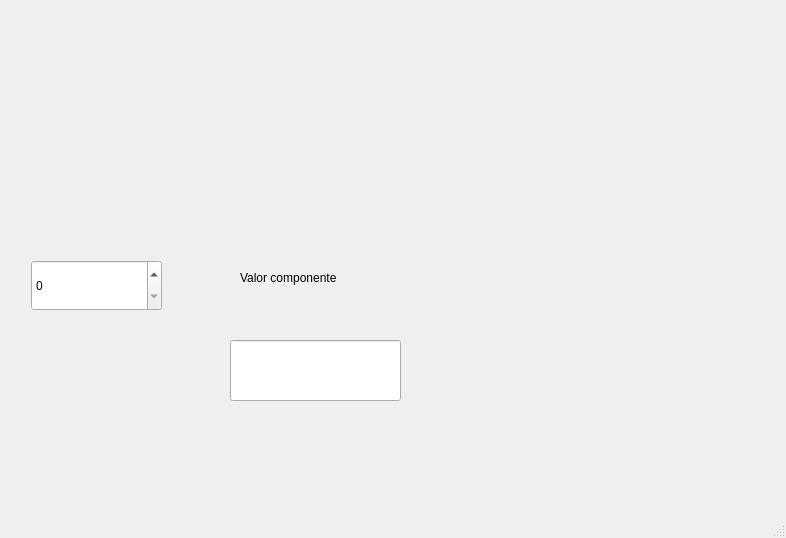
<?xml version="1.0" encoding="UTF-8"?>
<ui version="4.0">
 <class>MainWindow</class>
 <widget class="QMainWindow" name="MainWindow">
  <property name="geometry">
   <rect>
    <x>0</x>
    <y>0</y>
    <width>786</width>
    <height>538</height>
   </rect>
  </property>
  <property name="windowTitle">
   <string>MainWindow</string>
  </property>
  <widget class="QWidget" name="centralwidget">
   <widget class="QLabel" name="label">
    <property name="geometry">
     <rect>
      <x>20</x>
      <y>10</y>
      <width>101</width>
      <height>151</height>
     </rect>
    </property>
    <property name="styleSheet">
     <string notr="true"/>
    </property>
    <property name="text">
     <string/>
    </property>
    <property name="pixmap">
     <pixmap resource="../Archivos/Recursos.qrc">:/logos/logo facultad de ingenieria uat.png</pixmap>
    </property>
    <property name="scaledContents">
     <bool>true</bool>
    </property>
   </widget>
   <widget class="QLineEdit" name="lineEdit">
    <property name="geometry">
     <rect>
      <x>230</x>
      <y>340</y>
      <width>171</width>
      <height>61</height>
     </rect>
    </property>
   </widget>
   <widget class="QLabel" name="label_2">
    <property name="geometry">
     <rect>
      <x>240</x>
      <y>270</y>
      <width>101</width>
      <height>16</height>
     </rect>
    </property>
    <property name="text">
     <string>Valor componente</string>
    </property>
   </widget>
   <widget class="QLabel" name="label_3">
    <property name="geometry">
     <rect>
      <x>500</x>
      <y>340</y>
      <width>101</width>
      <height>151</height>
     </rect>
    </property>
    <property name="styleSheet">
     <string notr="true"/>
    </property>
    <property name="text">
     <string/>
    </property>
    <property name="pixmap">
     <pixmap resource="../Archivos/Recursos.qrc">:/logos/logo equipo 3.jpg</pixmap>
    </property>
    <property name="scaledContents">
     <bool>true</bool>
    </property>
   </widget>
   <widget class="QLabel" name="label_4">
    <property name="geometry">
     <rect>
      <x>500</x>
      <y>10</y>
      <width>101</width>
      <height>151</height>
     </rect>
    </property>
    <property name="styleSheet">
     <string notr="true"/>
    </property>
    <property name="text">
     <string/>
    </property>
    <property name="pixmap">
     <pixmap resource="../Archivos/Recursos.qrc">:/logos/Logo UAT.png</pixmap>
    </property>
    <property name="scaledContents">
     <bool>true</bool>
    </property>
   </widget>
   <widget class="QSpinBox" name="spinBox">
    <property name="geometry">
     <rect>
      <x>31</x>
      <y>260</y>
      <width>131</width>
      <height>51</height>
     </rect>
    </property>
   </widget>
  </widget>
  <widget class="QMenuBar" name="menubar">
   <property name="geometry">
    <rect>
     <x>0</x>
     <y>0</y>
     <width>786</width>
     <height>21</height>
    </rect>
   </property>
  </widget>
  <widget class="QStatusBar" name="statusbar"/>
 </widget>
 <resources>
  <include location="../Archivos/Recursos.qrc"/>
 </resources>
 <connections/>
</ui>
